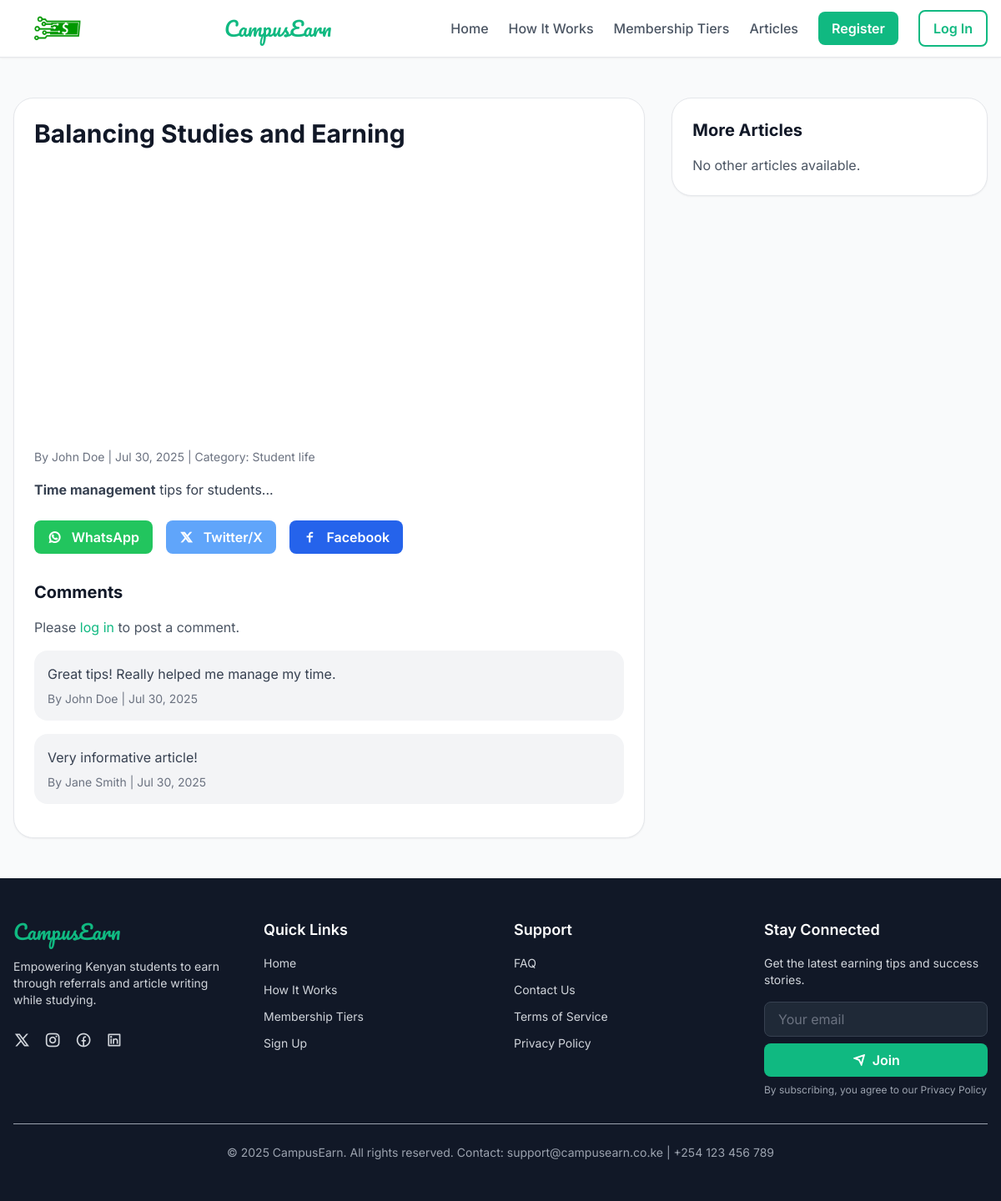
Screenshot of /article.php?id=1 with the database file from the repository.
### tables this page shows
CREATE TABLE articles (
    id INT AUTO_INCREMENT PRIMARY KEY,
    user_id INT NOT NULL,
    title VARCHAR(255) NOT NULL,
    content TEXT NOT NULL,
    category VARCHAR(50) NOT NULL,
    status ENUM('pending', 'approved', 'rejected') DEFAULT 'pending',
    created_at DATETIME NOT NULL,
    featured_image VARCHAR(255) DEFAULT NULL,
    FOREIGN KEY (user_id) REFERENCES users(id) ON DELETE CASCADE,
    INDEX idx_status (status),
    INDEX idx_created_at (created_at)
);

CREATE TABLE users (
    id INT AUTO_INCREMENT PRIMARY KEY,
    full_name VARCHAR(255) NOT NULL,
    username VARCHAR(50) NOT NULL UNIQUE,
    email VARCHAR(255) NOT NULL UNIQUE,
    phone VARCHAR(15) NOT NULL,
    password VARCHAR(255) NOT NULL,
    referrer_code VARCHAR(50),
    referrer_code_own VARCHAR(50) NOT NULL UNIQUE,
    tier ENUM('bronze', 'silver', 'gold') NOT NULL,
    payment_ref VARCHAR(50),
    payment_status ENUM('pending', 'completed') DEFAULT 'pending',
    balance DECIMAL(10, 2) DEFAULT 0.00,
    created_at DATETIME NOT NULL,
    INDEX idx_email (email),
    INDEX idx_referrer_code_own (referrer_code_own)
);

CREATE TABLE comments (
    id INT AUTO_INCREMENT PRIMARY KEY,
    article_id INT NOT NULL,
    user_id INT NOT NULL,
    content TEXT NOT NULL,
    created_at DATETIME NOT NULL,
    FOREIGN KEY (article_id) REFERENCES articles(id) ON DELETE CASCADE,
    FOREIGN KEY (user_id) REFERENCES users(id) ON DELETE CASCADE,
    INDEX idx_article_id (article_id)
);

### article.php (the view, shortened to what this page needs)
<?php
require_once 'config.php';
$article_id = isset($_GET['id']) ? intval($_GET['id']) : 0;
$stmt = $conn->prepare("SELECT a.id, a.title, a.content, a.category, a.created_at, a.featured_image, u.full_name FROM articles a JOIN users u ON a.user_id = u.id WHERE a.id = ? AND a.status = 'approved'");
$stmt->bind_param("i", $article_id);
$stmt->execute();
$article = $stmt->get_result()->fetch_assoc();
$stmt = $conn->prepare("SELECT a.id, a.title, a.featured_image FROM articles a WHERE a.status = 'approved' AND a.id != ? ORDER BY RAND() LIMIT 3");
$stmt->bind_param("i", $article_id);
$stmt->execute();
$random_articles = $stmt->get_result()->fetch_all(MYSQLI_ASSOC);
$comment_error = $comment_success = null;
$stmt = $conn->prepare("SELECT c.content, c.created_at, u.full_name FROM comments c JOIN users u ON c.user_id = u.id WHERE c.article_id = ? ORDER BY c.created_at DESC");
$stmt->bind_param("i", $article_id);
$stmt->execute();
$comments = $stmt->get_result()->fetch_all(MYSQLI_ASSOC);
?>
<?php include 'header.php'; ?>
<section class="px-4 py-12 bg-gray-50">
  <div class="max-w-7xl mx-auto flex flex-col lg:flex-row gap-8">
    <div class="lg:w-2/3">
      <article class="bg-white rounded-2xl shadow-sm border border-gray-200 p-6">
        <h1 class="text-2xl sm:text-3xl font-bold text-gray-900 mb-4"><?php echo htmlspecialchars($article['title']); ?></h1>
        <p class="text-sm text-gray-500 mb-4">By <?php echo htmlspecialchars($article['full_name']); ?> | <?php echo date('M d, Y', strtotime($article['created_at'])); ?> | Category: <?php echo ucfirst(str_replace('_', ' ', $article['category'])); ?></p>
        <div class="text-gray-700 leading-relaxed mb-6 prose max-w-none"><?php echo $article['content']; ?></div>
        <div class="flex gap-4 mb-6">
          <a href="https://api.whatsapp.com/send?text=<?php echo urlencode('Check out this article: ' . $article['title'] . ' - http://kampuspesa/article.php?id=' . $article_id); ?>"
             class="bg-green-500 text-white px-4 py-2 rounded-button font-semibold hover:bg-green-600 transition-colors"
             aria-label="Share on WhatsApp">
            <i class="ri-whatsapp-line mr-2"></i> WhatsApp
          </a>
          <a href="https://twitter.com/intent/tweet?text=<?php echo urlencode($article['title']); ?>&url=<?php echo urlencode('http://kampuspesa/article.php?id=' . $article_id); ?>"
             class="bg-blue-400 text-white px-4 py-2 rounded-button font-semibold hover:bg-blue-500 transition-colors"
             aria-label="Share on Twitter/X">
            <i class="ri-twitter-x-line mr-2"></i> Twitter/X
          </a>
          <a href="https://www.facebook.com/sharer/sharer.php?u=<?php echo urlencode('http://kampuspesa/article.php?id=' . $article_id); ?>"
             class="bg-blue-600 text-white px-4 py-2 rounded-button font-semibold hover:bg-blue-700 transition-colors"
             aria-label="Share on Facebook">
            <i class="ri-facebook-line mr-2"></i> Facebook
          </a>
        </div>
        <div class="mt-8">
          <h2 class="text-xl font-bold text-gray-900 mb-4">Comments</h2>
          <?php if (isset($_SESSION['user_id'])) { ?>
            <?php if (isset($comment_error)) { ?>
              <p class="text-red-500 bg-red-100 p-4 rounded-lg mb-4"><?php echo $comment_error; ?></p>
            <?php } ?>
            <?php if (isset($comment_success)) { ?>
              <p class="text-green-500 bg-green-100 p-4 rounded-lg mb-4"><?php echo $comment_success; ?></p>
            <?php } ?>
            <form method="POST" class="mb-6">
              <label for="comment" class="block text-gray-700 font-semibold mb-2">Add a Comment</label>
              <textarea name="comment" id="comment" rows="4" placeholder="Write your comment..."
                        class="w-full px-4 py-3 rounded-button border border-gray-300 focus:outline-none focus:ring-2 focus:ring-primary text-gray-900"
                        required aria-label="Comment"></textarea>
              <button type="submit"
                      class="mt-4 bg-primary text-white px-6 py-3 rounded-button font-semibold hover:bg-emerald-600 transition-colors"
                      aria-label="Submit Comment">Submit Comment</button>
            </form>
          <?php } else { ?>
            <p class="text-gray-600 mb-4">Please <a href="login.php" class="text-primary hover:underline">log in</a> to post a comment.</p>
          <?php } ?>
          <?php if (empty($comments)) { ?>
            <p class="text-gray-600">No comments yet. Be the first to comment!</p>
          <?php } else { ?>
            <?php foreach ($comments as $comment) { ?>
              <div class="bg-gray-100 rounded-lg p-4 mb-4">
                <p class="text-gray-700"><?php echo nl2br(htmlspecialchars($comment['content'])); ?></p>
                <p class="text-sm text-gray-500 mt-2">By <?php echo htmlspecialchars($comment['full_name']); ?> | <?php echo date('M d, Y', strtotime($comment['created_at'])); ?></p>
              </div>
            <?php } ?>
          <?php } ?>
        </div>
      </article>
    </div>
    <aside class="lg:w-1/3">
      <div class="bg-white rounded-2xl shadow-sm border border-gray-200 p-6">
        <h2 class="text-xl font-bold text-gray-900 mb-4">More Articles</h2>
        <?php if (empty($random_articles)) { ?>
          <p class="text-gray-600">No other articles available.</p>
        <?php } ?>
      </div>
    </aside>
  </div>
</section>
<?php include 'footer.php'; ?>

### header.php (shortened to what this page needs)
<?php
$user = null;
?>
<!DOCTYPE html>
<html lang="en">
<head>
    <script src="https://cdn.tailwindcss.com/3.4.16"></script>
    <link rel="stylesheet" href="https://cdnjs.cloudflare.com/ajax/libs/remixicon/4.6.0/remixicon.min.css">
    <link rel="stylesheet" href="style.css">
</head>
<body class="bg-gray-50 min-h-screen font-inter">
    <header class="bg-white shadow-sm border-b border-gray-200 sticky top-0 z-50">
        <div class="px-4 py-3">
            <div class="flex items-center justify-between">
                 <img src="logo.png" alt="logo" height="40" class="h-10">
                <div class="flex items-center space-x-4">
                    <h1 class="text-2xl font-['Pacifico'] text-primary">CampusEarn</h1>
                </div>
                <nav class="hidden md:flex items-center space-x-6">
                    <a href="<?php echo isset($_SESSION['user_id']) ? 'dashboard.php' : 'index.php'; ?>"
                       class="text-gray-600 hover:text-primary font-medium"
                       aria-label="Home">Home</a>
                    <a href="how_it_works.php"
                       class="text-gray-600 hover:text-primary font-medium"
                       aria-label="How It Works">How It Works</a>
                    <a href="Membership_Tiers.php"
                       class="text-gray-600 hover:text-primary font-medium"
                       aria-label="Membership Tiers">Membership Tiers</a>
                    <a href="articles.php"
                       class="text-gray-600 hover:text-primary font-medium"
                       aria-label="Articles">Articles</a>
                    <?php if (isset($_SESSION['user_id'])) { ?>
                        <div class="relative group">
                            <button class="flex items-center space-x-2 text-gray-600 hover:text-primary font-medium focus:outline-none"
                                    aria-haspopup="true"
                                    aria-expanded="false">
                                <span><?php echo htmlspecialchars($user['username'] ?? 'User'); ?></span>
                                <i class="ri-arrow-down-s-line"></i>
                            </button>
                            <div class="absolute right-0 mt-2 w-48 bg-white rounded-lg shadow-lg border border-gray-200 hidden group-hover:block z-50">
                                <div class="p-4">
                                    <p class="text-sm text-gray-600">Membership:
                                        <span class="font-semibold text-primary"><?php echo ucfirst($user['tier'] ?? 'Unknown'); ?></span>
                                    </p>
                                </div>
                                <a href="dashboard.php"
                                   class="block px-4 py-2 text-gray-600 hover:bg-gray-100 hover:text-primary"
                                   aria-label="Dashboard">Dashboard</a>
                                <a href="logout.php"
                                   class="block px-4 py-2 text-gray-600 hover:bg-gray-100 hover:text-primary"
                                   aria-label="Log Out">Log Out</a>
                            </div>
                        </div>
                    <?php } else { ?>
                        <a href="register.php"
                           class="bg-primary text-white px-4 py-2 rounded-button font-semibold hover:bg-emerald-600 transition-colors"
                           aria-label="Register">Register</a>
                        <a href="login.php"
                           class="bg-white border-2 border-primary text-primary px-4 py-2 rounded-button font-semibold hover:bg-emerald-50 transition-colors"
                           aria-label="Log In">Log In</a>
                    <?php } ?>
                </nav>
            </div>
        </div>
    </header>
</body>
</html>

### footer.php (shortened to what this page needs)
<footer class="bg-gray-900 text-white py-12">
  <div class="max-w-7xl mx-auto px-4">
    <div class="grid grid-cols-1 md:grid-cols-4 gap-8">
      <div>
        <h1 class="text-2xl font-['Pacifico'] text-primary mb-4">CampusEarn</h1>
        <p class="text-gray-300 text-sm mb-6">
          Empowering Kenyan students to earn through referrals and article writing while studying.
        </p>
        <div class="flex space-x-4">
          <a href="https://x.com" target="_blank" class="text-gray-300 hover:text-primary transition-colors">
            <i class="ri-twitter-x-line text-xl"></i>
          </a>
          <a href="https://instagram.com" target="_blank" class="text-gray-300 hover:text-primary transition-colors">
            <i class="ri-instagram-line text-xl"></i>
          </a>
          <a href="https://facebook.com" target="_blank" class="text-gray-300 hover:text-primary transition-colors">
            <i class="ri-facebook-circle-line text-xl"></i>
          </a>
          <a href="https://linkedin.com" target="_blank" class="text-gray-300 hover:text-primary transition-colors">
            <i class="ri-linkedin-box-line text-xl"></i>
          </a>
        </div>
      </div>
      <div>
        <h3 class="text-lg font-semibold text-white mb-4">Quick Links</h3>
        <ul class="space-y-3 text-sm">
          <li><a href="#home" class="text-gray-300 hover:text-primary transition-colors">Home</a></li>
          <li><a href="#how-it-works" class="text-gray-300 hover:text-primary transition-colors">How It Works</a></li>
          <li><a href="#tiers" class="text-gray-300 hover:text-primary transition-colors">Membership Tiers</a></li>
          <li><a href="#signup" class="text-gray-300 hover:text-primary transition-colors">Sign Up</a></li>
        </ul>
      </div>
      <div>
        <h3 class="text-lg font-semibold text-white mb-4">Support</h3>
        <ul class="space-y-3 text-sm">
          <li><a href="#faq" class="text-gray-300 hover:text-primary transition-colors">FAQ</a></li>
          <li><a href="#contact" class="text-gray-300 hover:text-primary transition-colors">Contact Us</a></li>
          <li><a href="#terms" class="text-gray-300 hover:text-primary transition-colors">Terms of Service</a></li>
          <li><a href="#privacy" class="text-gray-300 hover:text-primary transition-colors">Privacy Policy</a></li>
        </ul>
      </div>
      <div>
        <h3 class="text-lg font-semibold text-white mb-4">Stay Connected</h3>
        <p class="text-gray-300 text-sm mb-4">
          Get the latest earning tips and success stories.
        </p>
        <div class="flex flex-col sm:flex-column gap-2">
          <input type="email" placeholder="Your email" class="px-4 py-2 rounded-button text-gray-900 focus:outline-none focus:ring-2 focus:ring-primary bg-gray-800 border border-gray-700 placeholder-gray-500">
          <button type="submit" class="bg-primary text-white px-6 py-2 rounded-button font-semibold hover:bg-emerald-600 transition-all duration-200 whitespace-nowrap !rounded-button flex items-center justify-center gap-2">
            <i class="ri-send-plane-line"></i> Join
          </button>
        </div>
        <p class="text-xs text-gray-400 mt-2">
          By subscribing, you agree to our Privacy Policy
        </p>
      </div>
    </div>
    <div class="mt-8 pt-6 border-t border-gray-400 text-center text-sm text-gray-400">
      <p>&copy; 2025 CampusEarn. All rights reserved. Contact: <a href="mailto:support@campusearn.co.ke" class="hover:text-primary transition-colors">support@campusearn.co.ke</a> | +254 123 456 789 </p>
    </div>
  </div>
</footer>
</body>
</html>

### style.css (style rules this page uses)
:where([class^="ri-"])::before { content: none; }

### rows the page displays
articles: title "Balancing Studies and Earning", user.full_name "John Doe", created_at "Jul 30, 2025", category "Student life", content "Time management tips for students..."
comments: content "Great tips! Really helped me manage my time.", user.full_name "John Doe", created_at "Jul 30, 2025"
comments: content "Very informative article!", user.full_name "Jane Smith", created_at "Jul 30, 2025"
